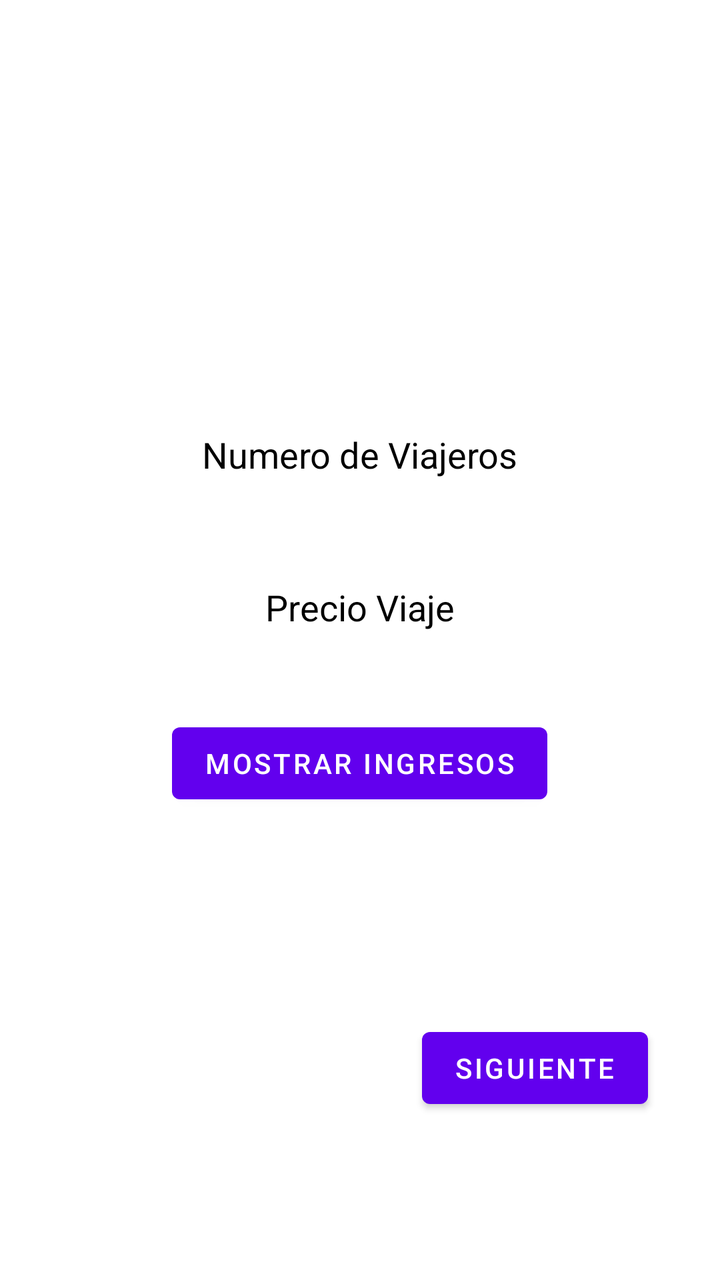
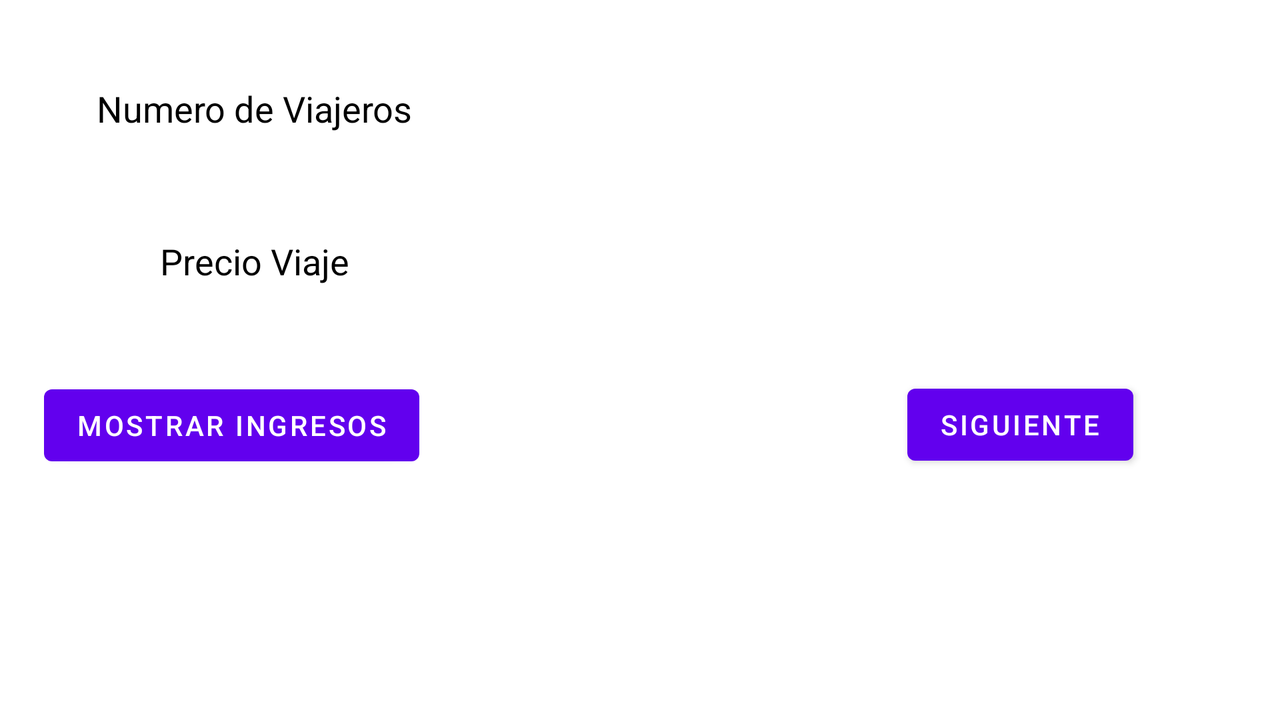

One screen, two layout resources from the same app: the default and the repository's alternative for another configuration. Each is rendered where Android would select it; the XML of both is given below.
<!-- AndroidManifest.xml: application theme Theme.Examenazul1eval -->
<!-- res/layout/activity_main.xml -->
<?xml version="1.0" encoding="utf-8"?>
<androidx.constraintlayout.widget.ConstraintLayout xmlns:android="http://schemas.android.com/apk/res/android"
    xmlns:app="http://schemas.android.com/apk/res-auto"
    xmlns:tools="http://schemas.android.com/tools"
    android:layout_width="match_parent"
    android:layout_height="match_parent"
    android:background="@drawable/fondo"
    tools:context=".MainActivity" >

    <ImageView
        android:id="@+id/img_autobus"
        android:layout_width="222dp"
        android:layout_height="173dp"
        app:layout_constraintEnd_toEndOf="parent"
        app:layout_constraintStart_toStartOf="parent"
        app:layout_constraintTop_toTopOf="parent"
        app:srcCompat="@drawable/autobus"
        android:contentDescription="@string/txt_imagen_autobus" />

    <EditText
        android:id="@+id/edt_num_personas"
        android:layout_width="wrap_content"
        android:layout_height="wrap_content"
        android:layout_marginTop="32dp"
        android:autofillHints=""
        android:background="@color/white"
        android:ems="10"
        android:gravity="center"
        android:hint="@string/numero_de_viajeros"
        android:inputType="number"
        android:padding="10dp"
        android:textColorHint="@color/black"
        app:layout_constraintEnd_toEndOf="parent"
        app:layout_constraintHorizontal_bias="0.497"
        app:layout_constraintStart_toStartOf="parent"
        app:layout_constraintTop_toBottomOf="@+id/img_autobus" />

    <EditText
        android:id="@+id/edt_precio_viaje"
        android:layout_width="wrap_content"
        android:layout_height="wrap_content"
        android:layout_marginTop="32dp"
        android:autofillHints=""
        android:background="@color/white"
        android:ems="10"
        android:gravity="center"
        android:hint="@string/precio_viaje"
        android:inputType="number|numberDecimal"
        android:padding="10dp"
        android:textColorHint="@color/black"
        app:layout_constraintEnd_toEndOf="@+id/edt_num_personas"
        app:layout_constraintStart_toStartOf="@+id/edt_num_personas"
        app:layout_constraintTop_toBottomOf="@+id/edt_num_personas" />

    <Button
        android:id="@+id/bt_calcular_ingresos"
        android:layout_width="wrap_content"
        android:layout_height="wrap_content"
        android:layout_marginTop="32dp"
        android:text="@string/bt_mostrar_ingresos"
        android:onClick="calcular_ingresos"
        app:layout_constraintEnd_toEndOf="@+id/edt_precio_viaje"
        app:layout_constraintStart_toStartOf="@+id/edt_precio_viaje"
        app:layout_constraintTop_toBottomOf="@+id/edt_precio_viaje" />

    <TextView
        android:id="@+id/txt_ingresos"
        android:layout_width="0dp"
        android:layout_height="wrap_content"
        android:layout_marginTop="32dp"
        android:textSize="@dimen/tam_letra"
        app:layout_constraintEnd_toEndOf="@+id/bt_calcular_ingresos"
        app:layout_constraintStart_toStartOf="@+id/bt_calcular_ingresos"
        app:layout_constraintTop_toBottomOf="@+id/bt_calcular_ingresos" />

    <Button
        android:id="@+id/bt_siguiente2"
        android:layout_width="wrap_content"
        android:layout_height="wrap_content"
        android:layout_marginTop="32dp"
        android:layout_marginEnd="36dp"
        android:layout_marginRight="36dp"
        android:onClick="siguiente"
        android:text="@string/bt_siguiente"
        app:layout_constraintEnd_toEndOf="parent"
        app:layout_constraintTop_toBottomOf="@+id/txt_ingresos" />

</androidx.constraintlayout.widget.ConstraintLayout>
<!-- resources referenced by this layout -->
<resources>
  <color name="black">#FF000000</color>
  <color name="white">#FFFFFFFF</color>
  <dimen name="tam_letra"> 30sp</dimen>
  <string name="bt_mostrar_ingresos">Mostrar Ingresos</string>
  <string name="bt_siguiente">Siguiente</string>
  <string name="numero_de_viajeros">Numero de Viajeros</string>
  <string name="precio_viaje">Precio Viaje</string>
  <string name="txt_imagen_autobus">imagen autobus</string>
  <style name="Theme.Examenazul1eval" parent="Theme.MaterialComponents.DayNight.DarkActionBar">
          
          <item name="colorPrimary">@color/purple_500</item>
          <item name="colorPrimaryVariant">@color/purple_700</item>
          <item name="colorOnPrimary">@color/white</item>
          
          <item name="colorSecondary">@color/teal_200</item>
          <item name="colorSecondaryVariant">@color/teal_700</item>
          <item name="colorOnSecondary">@color/black</item>
          
          <item name="android:statusBarColor" tools:targetApi="l">?attr/colorPrimaryVariant</item>
          
      </style>
  <color name="purple_500">#FF6200EE</color>
  <color name="purple_700">#FF3700B3</color>
  <color name="teal_200">#FF03DAC5</color>
  <color name="teal_700">#FF018786</color>
</resources>
<!-- res/layout-land/activity_main.xml (the repository's variant of the layout above) -->
<!-- drawn on the phone turned sideways -->
<?xml version="1.0" encoding="utf-8"?>
<androidx.constraintlayout.widget.ConstraintLayout xmlns:android="http://schemas.android.com/apk/res/android"
    xmlns:app="http://schemas.android.com/apk/res-auto"
    xmlns:tools="http://schemas.android.com/tools"
    android:layout_width="match_parent"
    android:layout_height="match_parent"
    android:background="@drawable/fondo"
    tools:context=".MainActivity">

    <ImageView
        android:id="@+id/img_autobus"
        android:layout_width="222dp"
        android:layout_height="173dp"
        android:layout_marginTop="16dp"
        android:contentDescription="@string/txt_imagen_autobus"
        app:layout_constraintEnd_toEndOf="parent"
        app:layout_constraintHorizontal_bias="0.929"
        app:layout_constraintStart_toStartOf="parent"
        app:layout_constraintTop_toTopOf="parent"
        app:srcCompat="@drawable/autobus" />

    <EditText
        android:id="@+id/edt_num_personas"
        android:layout_width="wrap_content"
        android:layout_height="wrap_content"
        android:layout_marginTop="32dp"
        android:autofillHints=""
        android:background="@color/white"
        android:ems="10"
        android:gravity="center"
        android:hint="@string/numero_de_viajeros"
        android:inputType="number"
        android:padding="10dp"
        android:textColorHint="@color/black"
        app:layout_constraintEnd_toEndOf="parent"
        app:layout_constraintHorizontal_bias="0.051"
        app:layout_constraintStart_toStartOf="parent"
        app:layout_constraintTop_toTopOf="parent" />

    <EditText
        android:id="@+id/edt_precio_viaje"
        android:layout_width="wrap_content"
        android:layout_height="wrap_content"
        android:layout_marginTop="32dp"
        android:autofillHints=""
        android:background="@color/white"
        android:ems="10"
        android:gravity="center"
        android:hint="@string/precio_viaje"
        android:inputType="number|numberDecimal"
        android:padding="10dp"
        android:textColorHint="@color/black"
        app:layout_constraintEnd_toEndOf="@+id/edt_num_personas"
        app:layout_constraintStart_toStartOf="@+id/edt_num_personas"
        app:layout_constraintTop_toBottomOf="@+id/edt_num_personas" />

    <Button
        android:id="@+id/bt_calcular_ingresos"
        android:layout_width="wrap_content"
        android:layout_height="wrap_content"
        android:layout_marginTop="36dp"
        android:onClick="calcular_ingresos"
        android:text="@string/bt_mostrar_ingresos"
        app:layout_constraintEnd_toEndOf="@+id/edt_precio_viaje"
        app:layout_constraintHorizontal_bias="0.0"
        app:layout_constraintStart_toStartOf="@+id/edt_precio_viaje"
        app:layout_constraintTop_toBottomOf="@+id/edt_precio_viaje" />

    <TextView
        android:id="@+id/txt_ingresos"
        android:layout_width="186dp"
        android:layout_height="wrap_content"
        android:layout_marginStart="32dp"
        android:layout_marginLeft="32dp"
        android:layout_marginTop="44dp"
        android:textSize="@dimen/tam_letra"
        app:layout_constraintStart_toEndOf="@+id/edt_num_personas"
        app:layout_constraintTop_toTopOf="parent" />

    <Button
        android:id="@+id/bt_siguiente"
        android:layout_width="wrap_content"
        android:layout_height="wrap_content"
        android:layout_marginTop="104dp"
        android:text="@string/bt_siguiente"
        app:layout_constraintEnd_toEndOf="parent"
        app:layout_constraintHorizontal_bias="0.861"
        app:layout_constraintStart_toStartOf="parent"
        app:layout_constraintTop_toBottomOf="@+id/txt_ingresos" />
</androidx.constraintlayout.widget.ConstraintLayout>
